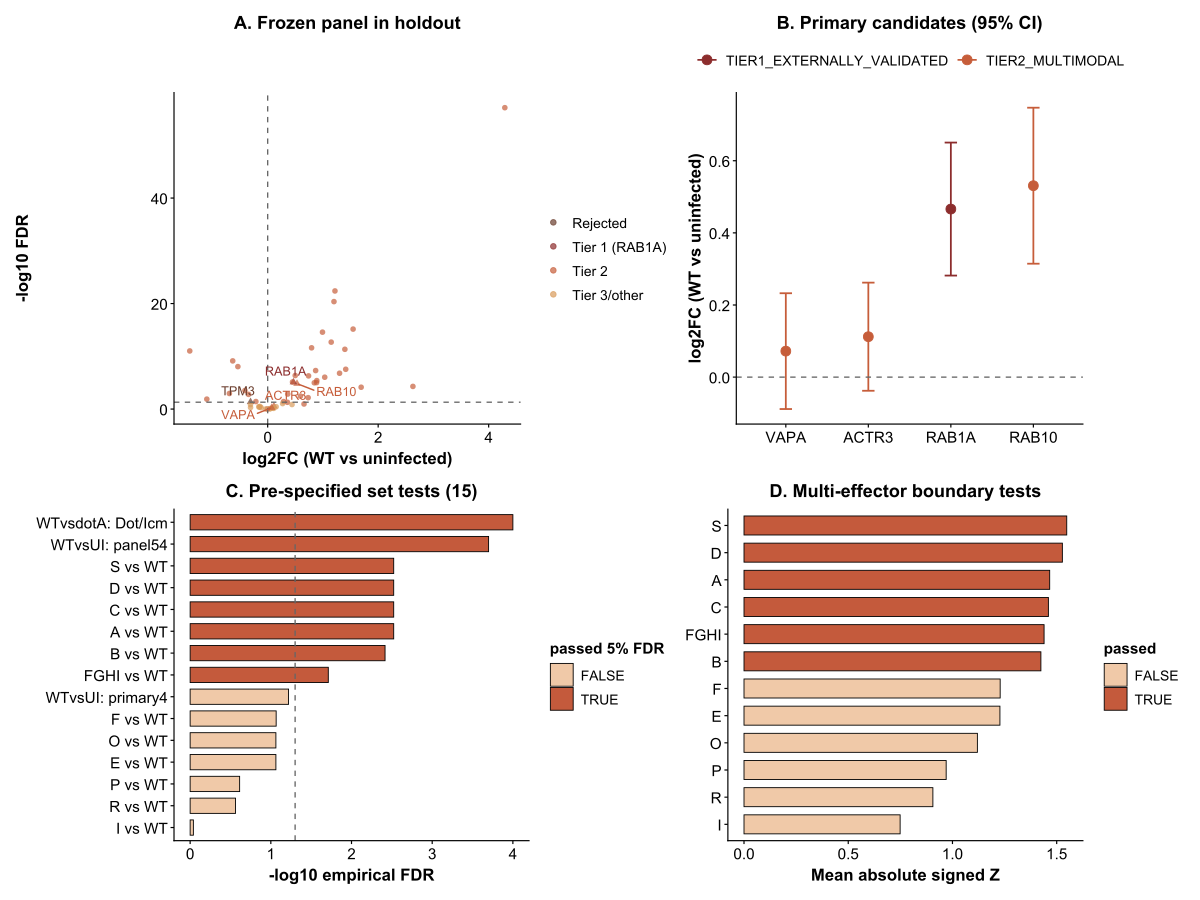

R code for this plot:
# Figure 4. Locked cross-context transcriptional corroboration in E-MTAB-16655 (PMA-THP-1)
ROOT <- Sys.getenv("LEGIONELLA_ROOT")
if (!nzchar(ROOT)) ROOT <- Sys.getenv("LEGIONELLA_ROOT")
if (!nzchar(ROOT)) stop("Set LEGIONELLA_ROOT before running this script.")
if (!dir.exists(ROOT)) stop("LEGIONELLA_ROOT does not exist: ", ROOT)
setwd(file.path(ROOT, "15_manuscript/r_figures"))
source(file.path(ROOT, "15_manuscript/r_figures/_theme.R"))
SRC <- file.path(ROOT, "11_figures/source_data")
suppressMessages({library(dplyr); library(readr); library(patchwork)})

A <- read_tsv(file.path(SRC, "Figure4A_holdout_candidate_volcano.tsv"))
B <- read_tsv(file.path(SRC, "Figure4B_primary_holdout_effects.tsv"))
C <- read_tsv(file.path(SRC, "Figure4C_holdout_set_tests.tsv"))
D <- read_tsv(file.path(SRC, "Figure4D_effector_boundary_tests.tsv"))

# ---- Panel A: holdout candidate volcano ----
A <- A %>% mutate(
  tier_group = case_when(final_tier == "TIER1_EXTERNALLY_VALIDATED" ~ "Tier 1 (RAB1A)",
                         final_tier == "REJECT_HOLDOUT_DIRECTIONAL_CONTRADICTION" ~ "Rejected",
                         grepl("TIER2", final_tier) ~ "Tier 2",
                         TRUE ~ "Tier 3/other"),
  highlight = human_symbol %in% c("RAB1A", "RAB10", "TPM3", "ACTR3", "VAPA"))
pA <- ggplot(A, aes(logFC, minuslog10FDR, colour = tier_group)) +
  geom_point(aes(shape = highlight), size = 1.6, alpha = 0.7) +
  geom_hline(yintercept = -log10(0.05), linetype = "dashed", colour = "grey40") +
  geom_vline(xintercept = 0, linetype = "dashed", colour = "grey40") +
  ggrepel::geom_text_repel(data = filter(A, highlight),
                           aes(label = human_symbol), size = 3.2, max.overlaps = 20, show.legend = FALSE) +
  scale_colour_manual(values = c("Tier 1 (RAB1A)" = "#8C2D2D", "Tier 2" = "#C65D3A",
                                 "Tier 3/other" = "#D89B5B", "Rejected" = "#6B3E2E")) +
  scale_shape_manual(values = c("TRUE" = 17, "FALSE" = 16), guide = "none") +
  labs(x = "log2FC (WT vs uninfected)", y = "-log10 FDR", colour = NULL,
       title = "A. Frozen panel in holdout") +
  theme_pub()

# ---- Panel B: primary candidates with 95% CI ----
pB <- ggplot(B, aes(x = reorder(human_symbol, logFC), y = logFC, colour = final_tier)) +
  geom_errorbar(aes(ymin = ci_low, ymax = ci_high), width = 0.15, linewidth = 0.6) +
  geom_point(size = 3) +
  geom_hline(yintercept = 0, linetype = "dashed", colour = "grey40") +
  scale_colour_manual(values = c("TIER1_EXTERNALLY_VALIDATED" = "#8C2D2D",
                                 "TIER2_MULTIMODAL" = "#C65D3A")) +
  labs(x = NULL, y = "log2FC (WT vs uninfected)", colour = NULL,
       title = "B. Primary candidates (95% CI)") +
  theme_pub() + theme(legend.position = "top")

# ---- Panel C: set-test FDR (compact display labels) ----
C <- C %>% mutate(short_label = case_when(
  set_name == "PRIMARY4_DIRECTIONAL" ~ "WTvsUI: primary4",
  set_name == "PANEL_DIRECTIONAL" ~ "WTvsUI: panel54",
  set_name == "DOT_ICM_PREDEFINED" ~ "WTvsdotA: Dot/Icm",
  grepl("^[A-Z]+_vs_WT$", contrast_id) ~ paste0(gsub("_vs_WT", "", contrast_id), " vs WT"),
  TRUE ~ set_name))
pC <- ggplot(C, aes(x = reorder(short_label, minuslog10FDR), y = minuslog10FDR,
                    fill = passes_frozen_endpoint)) +
  geom_col(colour = "black", linewidth = 0.3, width = 0.7) +
  geom_hline(yintercept = -log10(0.05), linetype = "dashed", colour = "grey40") +
  coord_flip() +
  scale_fill_manual(values = c("TRUE" = "#C45A3C", "FALSE" = "#F0C9A8"), name = "passed 5% FDR") +
  labs(x = NULL, y = "-log10 empirical FDR", title = "C. Pre-specified set tests (15)") +
  theme_pub()

# ---- Panel D: effector-boundary tests ----
D <- D %>% mutate(contrast_id = gsub("_vs_WT", "", contrast_id))
pD <- ggplot(D, aes(x = reorder(contrast_id, score), y = score, fill = passes_frozen_endpoint)) +
  geom_col(colour = "black", linewidth = 0.3, width = 0.7) +
  coord_flip() +
  scale_fill_manual(values = c("TRUE" = "#C45A3C", "FALSE" = "#F0C9A8"), name = "passed") +
  labs(x = NULL, y = "Mean absolute signed Z", title = "D. Multi-effector boundary tests") +
  theme_pub()

fig <- (pA | pB) / (pC | pD)
save_pub_pdf(fig, "Figure4_holdout_validation", w = 12, h = 9)
